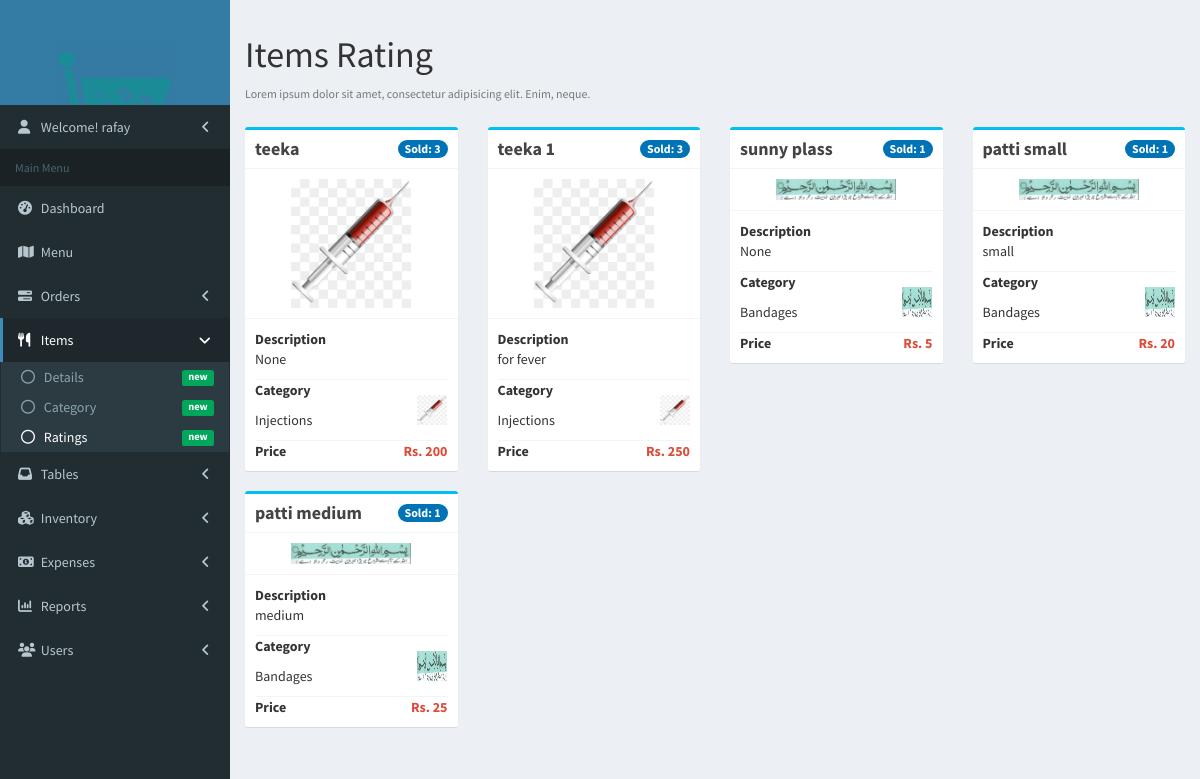
The page /item/rating (signed in) on the database its author committed.
### app/models.py (models this page shows, shortened)
class User(AbstractUser):
    is_manager = models.BooleanField(default=False)
    is_inventory_manager = models.BooleanField(default=False)

class Item(models.Model):
    name = models.CharField(max_length=30)
    price = models.IntegerField()
    category = models.ForeignKey(ItemCategory, on_delete=models.PROTECT)
    description = models.CharField(max_length=300, null=True, blank=True)
    discount = models.IntegerField(default=0, null=True, blank=True)
    image = models.ImageField(upload_to="items/", null=True, blank=True)
    is_never_sold = models.BooleanField(default=True)
    is_active = models.BooleanField(default=True)
    created_at = models.DateTimeField(auto_now_add=True)
    updated_at = models.DateTimeField(auto_now=True)
    history = HistoricalRecords()

class ItemCategory(models.Model):
    name = models.CharField(max_length=30)
    description = models.CharField(max_length=300, null=True, blank=True)
    image = models.ImageField(upload_to="categories/items/", null=True, blank=True)
    is_active = models.BooleanField(default=True)
    created_at = models.DateTimeField(auto_now_add=True)
    updated_at = models.DateTimeField(auto_now=True)
    history = HistoricalRecords()
    def __str__(self):
        return self.name

### app/views.py (the view)
# urls.py: path('item/rating', views.item_rating, name='item-rating'),
@login_required
def item_rating(request):
    order_rating = OrderItems.objects.values_list('item').annotate(c=Count('item')).order_by('-c')
    item_list = []
    for rating in order_rating:
        item = Item.objects.filter(pk=rating[0]).get()
        t = (item, rating[1])
        item_list.append(t)
    return render(request, 'app/item_rating_list.html', {'object_list': item_list})

### app/templates/app/item_rating_list.html (shortened to what this page needs)
{% extends 'base.html' %}
{% load static %}
{% block link-items %}active{% endblock %}
{% block link-items-rating %}active{% endblock %}
{% block content %}
    <div>
        <section class="content-header">
            <div class="row">
                <div class="col-xs-8">
                    <h1>
                        Items Rating
                    </h1>
                    <p class="text-muted">
                        <small>Lorem ipsum dolor sit amet, consectetur adipisicing elit. Enim, neque.</small>
                    </p>
                </div>
            </div>
        </section>
    </div>
    <section class="content container-fluid">
        {% if object_list %}
            <div class="row">
                {% for item in object_list %}
                    <div class="col-xs-3">
                        <div class="box box-info">
                            <div class="box-header with-border">
                                <h3 class="box-title"><b>{{ item.0.name }}</b></h3>
                                <span class="pull-right badge bg-blue">Sold: {{ item.1 }}</span>
                            </div>
                            <div class="box-body">
                                <div class="row">
                                    <div class="col-md-12">
                                        {% if item.0.image %}
                                            <img src="{{ item.0.image.url }}" alt="" class="img-responsive">
                                        {% elif item.0.category.image %}
                                            <img src="{{ item.0.category.image.url }}" alt="" class="img-responsive"
                                                 style="margin: 0 auto; width: 120px;">
                                        {% else %}
                                            <div>
                                                No Image Available
                                            </div>
                                        {% endif %}
                                    </div>
                                </div>
                            </div>
                            <div class="box-footer">
                                <ul class="nav nav-pills nav-stacked">
                                    <li>
                                        <b>Description</b>
                                        <p>{{ item.0.description }}</p>
                                    </li>
                                    <li>
                                        <div class="row">
                                            <div class="col-xs-8">
                                                <p><b>Category</b></p>
                                                <p>{{ item.0.category }}</p>
                                            </div>
                                            <div class="col-xs-4">
                                                <span class="pull-right" style="margin-top: 15px;"><img
                                                        src="{{ item.0.category.image.url }}" alt=""
                                                        class="img-sm"></span>
                                            </div>
                                        </div>
                                    </li>
                                    <li><b>Price</b><span class="pull-right text-red"><b>Rs. {{ item.0.price }}</b></span>
                                    </li>
                                </ul>
                            </div>
                        </div>
                    </div>
                    {% if forloop.counter|divisibleby:"4" and not forloop.last %}
                        </div>
                        <div class="row">
                    {% endif %}
                {% endfor %}
                </div>
        {% endif %}
    </section>
{% endblock %}

### app/templates/base.html (shortened to what this page needs)
{% load static %}
<html>
<head>
    <link rel="stylesheet" href="{% static 'app/bower_components/font-awesome/css/font-awesome.min.css' %}">
    <link rel="stylesheet" href="{% static 'app/bower_components/bootstrap/dist/css/bootstrap.min.css' %}">
    <link rel="stylesheet" href="{% static 'app/dist/css/AdminLTE.min.css' %}">
    <link rel="stylesheet" href="{% static 'app/dist/css/skins/skin-blue.min.css' %}">
    <link href="{% static 'app/vendor/datatables-plugins/dataTables.bootstrap.css' %}" rel="stylesheet">
    <link href="{% static 'app/vendor/datatables-responsive/dataTables.responsive.css' %}" rel="stylesheet">
    <link rel="stylesheet" href="//cdn.datatables.net/1.10.19/css/jquery.dataTables.min.css">
    <link rel="stylesheet" href="{% static 'app/dist/css/aroma.css' %}">
</head>
<body class="hold-transition skin-blue sidebar-mini">
<div class="wrapper">
    <header class="main-header">
        <a href="base.html" class="logo">
            <span class="logo-lg">
                    <img src="{% static 'app/images/logo_white.png' %}" alt="" style="width: 60%; margin-top: 40px;">
                </span>
        </a>
    </header>
    <aside class="main-sidebar">
        <section class="sidebar">
            <ul class="sidebar-menu" data-widget="tree">
                <li class="treeview">
                    <a href="#">
                        <i class="fa fa-user"></i>
                        <span>
                            Welcome! {{ user.get_username }}
                        </span>
                        <span class="pull-right-container">
                              <i class="fa fa-angle-left pull-right"></i>
                            </span>
                    </a>
                </li>
            </ul>
            <ul class="sidebar-menu" data-widget="tree">
                <li class="header">Main Menu</li>
                <li class="{% block link-dashboard %}{% endblock %}">
                    <a href="{% url 'index' %}">
                        <i class="fa fa-dashboard"></i> <span>Dashboard</span>
                    </a>
                </li>
                {% if user.is_superuser or user.is_manager or user.is_staff %}
                    <li class="{% block link-menu %}{% endblock %}">
                        <a href="{% url 'menu' %}">
                            <i class="fa fa-map"></i> <span>Menu</span>
                        </a>
                    </li>
                    <li class="treeview {% block link-orders %}{% endblock %}">
                        <a href="#">
                            <i class="fa fa-tasks"></i>
                            <span>Orders</span>
                            <span class="pull-right-container">
                              <i class="fa fa-angle-left pull-right"></i>
                            </span>
                        </a>
                    </li>
                <li class="treeview {% block link-items %}{% endblock %}">
                        <a href="#">
                            <i class="fa fa-cutlery"></i>
                            <span>Items</span>
                            <span class="pull-right-container">
                              <i class="fa fa-angle-left pull-right"></i>
                            </span>
                        </a>
                        <ul class="treeview-menu">
                            <li class="{% block link-items-details %}{% endblock %}">
                                <a href="{% url 'item-list' %}">
                                    <i class="fa fa-circle-o"></i>
                                    <span>Details</span>
                                    <span class="pull-right-container">
                                      <small class="label pull-right bg-green">new</small>
                                    </span>
                                </a>
                            </li>
                            <li class="{% block link-items-category %}{% endblock %}">
                                <a href="{% url 'item-category-list' %}">
                                    <i class="fa fa-circle-o"></i>
                                    <span>Category</span>
                                    <span class="pull-right-container">
                                      <small class="label pull-right bg-green">new</small>
                                    </span>
                                </a>
                            </li>
                            <li class="{% block link-items-rating %}{% endblock %}">
                                {% now 'n' as month %}
                                {% now 'Y' as year %}
                                <a href="{% url 'item-rating-month' month year%}">
                                    <i class="fa fa-circle-o"></i>
                                    <span>Ratings</span>
                                    <span class="pull-right-container">
                                      <small class="label pull-right bg-green">new</small>
                                    </span>
                                </a>
                            </li>
                        </ul>
                    </li>
                    <li class="treeview {% block link-tables %}{% endblock %}">
                        <a href="#">
                            <i class="fa fa-inbox"></i>
                            <span>Tables</span>
                            <span class="pull-right-container">
                              <i class="fa fa-angle-left pull-right"></i>
                            </span>
                        </a>
                    </li>
                {% endif %}
                {% if user.is_superuser or user.is_manager or user.is_inventory_manager %}
                    <li class="treeview {% block link-inventory %}{% endblock %}">
                        <a href="#">
                            <i class="fa fa-cubes"></i>
                            <span>Inventory</span>
                            <span class="pull-right-container">
                              <i class="fa fa-angle-left pull-right"></i>
                            </span>
                        </a>
                    </li>
                {% endif %}
                {% if user.is_superuser or user.is_manager %}
                    <li class="treeview {% block link-expense %}{% endblock %}">
                        <a href="#">
                            <i class="fa fa-money"></i>
                            <span>Expenses</span>
                            <span class="pull-right-container">
                              <i class="fa fa-angle-left pull-right"></i>
                            </span>
                        </a>
                    </li>
                    <li class="treeview {% block link-reports %}{% endblock %}">
                        <a href="#">
                            <i class="fa fa-bar-chart"></i>
                            <span>Reports</span>
                            <span class="pull-right-container">
                              <i class="fa fa-angle-left pull-right"></i>
                            </span>
                        </a>
                                {% now 'j' as today %}
                                {% now 'n' as month %}
                                {% now 'Y' as year %}
                                {% now 'n' as month %}
                                {% now 'Y' as year %}
                                {% now 'Y' as year %}
                    </li>
                {% endif %}
                {% if user.is_superuser %}
                    <li class="treeview {% block link-user %}{% endblock %}">
                        <a href="#">
                            <i class="fa fa-group"></i>
                            <span>Users</span>
                            <span class="pull-right-container">
                              <i class="fa fa-angle-left pull-right"></i>
                            </span>
                        </a>
                    </li>
                {% endif %}
            </ul>
        </section>
    </aside>
    <div class="content-wrapper">
        {% block content %}
        {% endblock %}
    </div>
</div>
</body>
</html>

### rows shown on the page
User: get_username "rafay"
Item: name "teeka", item "3", category.image (picture), description "None", category.name "Injections", price "200"
Item: name "teeka 1", item "3", category.image (picture), description "for fever", category.name "Injections", price "250"
Item: name "sunny plass", is_active "1", category.image (picture), description "None", category.name "Bandages", price "5"
Item: name "patti small", is_active "1", category.image (picture), description "small", category.name "Bandages", price "20"
Item: name "patti medium", is_active "1", category.image (picture), description "medium", category.name "Bandages", price "25"
